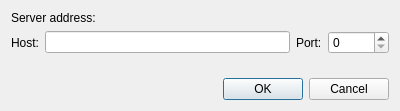
<?xml version="1.0" encoding="UTF-8"?>
<ui version="4.0">
 <class>SettingsDialog</class>
 <widget class="QDialog" name="SettingsDialog">
  <property name="geometry">
   <rect>
    <x>0</x>
    <y>0</y>
    <width>400</width>
    <height>111</height>
   </rect>
  </property>
  <property name="windowTitle">
   <string>Dialog</string>
  </property>
  <layout class="QVBoxLayout" name="verticalLayout">
   <item>
    <widget class="QLabel" name="ServerLabel">
     <property name="text">
      <string>Server address:</string>
     </property>
    </widget>
   </item>
   <item>
    <layout class="QHBoxLayout" name="horizontalLayout">
     <item>
      <widget class="QLabel" name="HostLabel">
       <property name="text">
        <string>Host:</string>
       </property>
      </widget>
     </item>
     <item>
      <widget class="QLineEdit" name="HostEdit"/>
     </item>
     <item>
      <widget class="QLabel" name="PortLabel">
       <property name="text">
        <string>Port:</string>
       </property>
      </widget>
     </item>
     <item>
      <widget class="QSpinBox" name="PortSpin">
       <property name="maximum">
        <number>65535</number>
       </property>
      </widget>
     </item>
    </layout>
   </item>
   <item>
    <spacer name="verticalSpacer">
     <property name="orientation">
      <enum>Qt::Vertical</enum>
     </property>
     <property name="sizeHint" stdset="0">
      <size>
       <width>20</width>
       <height>40</height>
      </size>
     </property>
    </spacer>
   </item>
   <item>
    <widget class="QDialogButtonBox" name="buttonBox">
     <property name="orientation">
      <enum>Qt::Horizontal</enum>
     </property>
     <property name="standardButtons">
      <set>QDialogButtonBox::Cancel|QDialogButtonBox::Ok</set>
     </property>
    </widget>
   </item>
  </layout>
 </widget>
 <resources/>
 <connections>
  <connection>
   <sender>buttonBox</sender>
   <signal>accepted()</signal>
   <receiver>SettingsDialog</receiver>
   <slot>accept()</slot>
   <hints>
    <hint type="sourcelabel">
     <x>248</x>
     <y>254</y>
    </hint>
    <hint type="destinationlabel">
     <x>157</x>
     <y>274</y>
    </hint>
   </hints>
  </connection>
  <connection>
   <sender>buttonBox</sender>
   <signal>rejected()</signal>
   <receiver>SettingsDialog</receiver>
   <slot>reject()</slot>
   <hints>
    <hint type="sourcelabel">
     <x>316</x>
     <y>260</y>
    </hint>
    <hint type="destinationlabel">
     <x>286</x>
     <y>274</y>
    </hint>
   </hints>
  </connection>
 </connections>
</ui>
